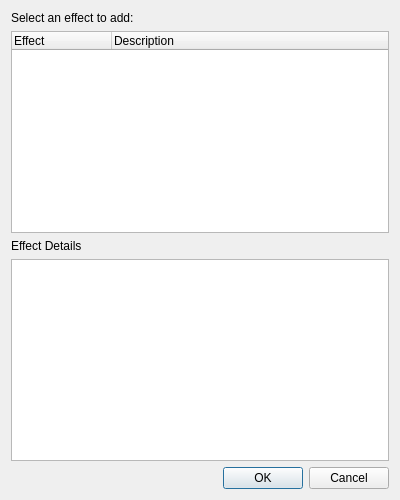
<?xml version="1.0" encoding="UTF-8"?>
<ui version="4.0">
 <class>EffectSelectorDialog</class>
 <widget class="QDialog" name="EffectSelectorDialog">
  <property name="geometry">
   <rect>
    <x>0</x>
    <y>0</y>
    <width>400</width>
    <height>500</height>
   </rect>
  </property>
  <property name="windowTitle">
   <string>Select Effect</string>
  </property>
  <layout class="QVBoxLayout" name="verticalLayout">
   <item>
    <widget class="QLabel" name="descriptionLabel">
     <property name="text">
      <string>Select an effect to add:</string>
     </property>
    </widget>
   </item>
   <item>
    <widget class="QTreeWidget" name="effectsTree">
     <property name="headerHidden">
      <bool>false</bool>
     </property>
     <column>
      <property name="text">
       <string>Effect</string>
      </property>
     </column>
     <column>
      <property name="text">
       <string>Description</string>
      </property>
     </column>
    </widget>
   </item>
   <item>
    <widget class="QLabel" name="detailsLabel">
     <property name="text">
      <string>Effect Details</string>
     </property>
    </widget>
   </item>
   <item>
    <widget class="QTextEdit" name="detailsEdit">
     <property name="readOnly">
      <bool>true</bool>
     </property>
     <property name="maximumHeight">
      <number>80</number>
     </property>
    </widget>
   </item>
   <item>
    <widget class="QDialogButtonBox" name="buttonBox">
     <property name="orientation">
      <enum>Qt::Horizontal</enum>
     </property>
     <property name="standardButtons">
      <set>QDialogButtonBox::Cancel|QDialogButtonBox::Ok</set>
     </property>
    </widget>
   </item>
  </layout>
 </widget>
 <resources/>
 <connections>
  <connection>
   <sender>buttonBox</sender>
   <signal>accepted()</signal>
   <receiver>EffectSelectorDialog</receiver>
   <slot>accept()</slot>
   <hints>
    <hint type="sourcelabel">
     <x>248</x>
     <y>254</y>
    </hint>
    <hint type="destinationlabel">
     <x>157</x>
     <y>274</y>
    </hint>
   </hints>
  </connection>
  <connection>
   <sender>buttonBox</sender>
   <signal>rejected()</signal>
   <receiver>EffectSelectorDialog</receiver>
   <slot>reject()</slot>
   <hints>
    <hint type="sourcelabel">
     <x>316</x>
     <y>260</y>
    </hint>
    <hint type="destinationlabel">
     <x>286</x>
     <y>274</y>
    </hint>
   </hints>
  </connection>
 </connections>
</ui>
